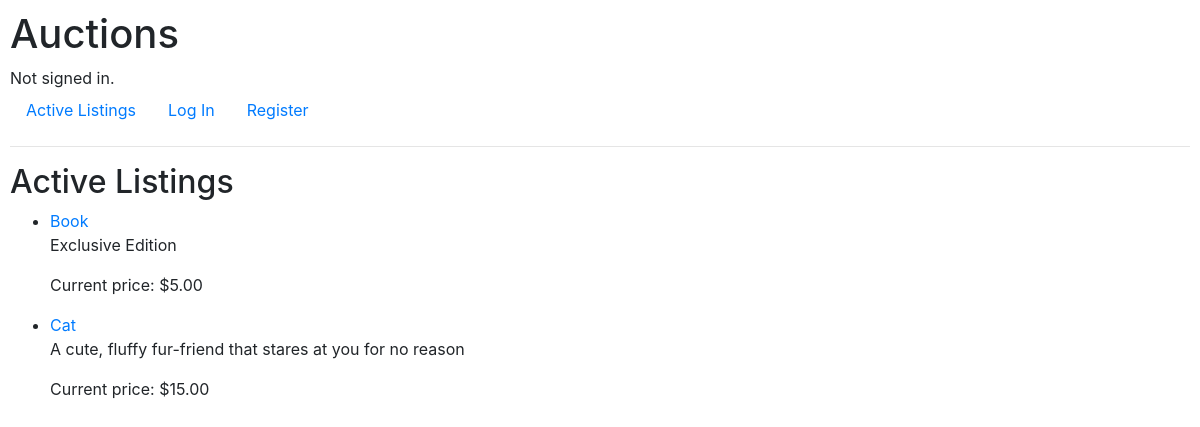
The app's page /, older data.
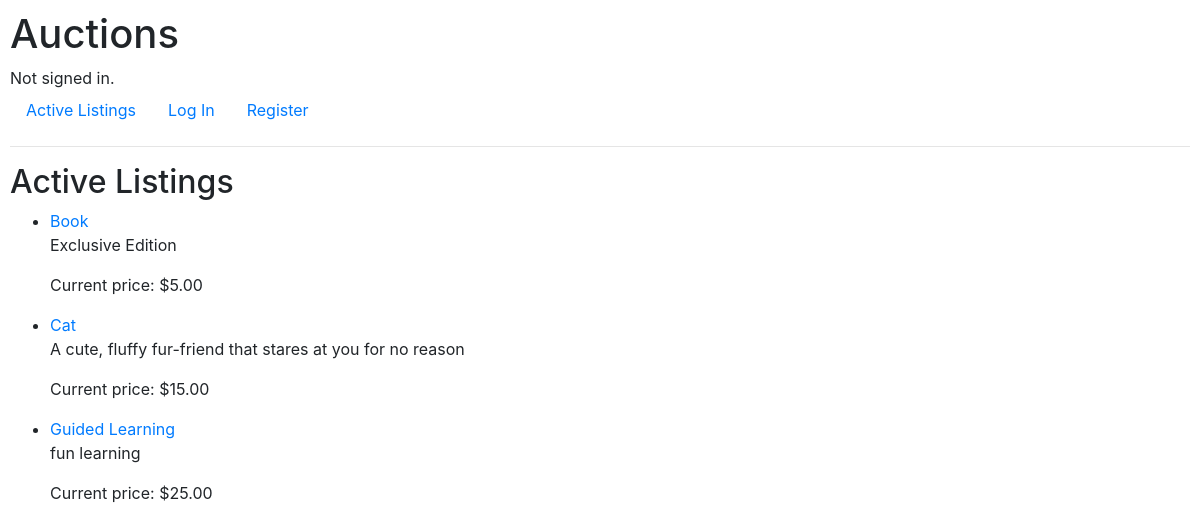
The same page, newer data.
### auctions/models.py (models this page shows, shortened)
class Listing(models.Model):
    title = models.CharField(max_length=64)
    description = models.TextField()
    starting_bid = models.DecimalField(max_digits=10, decimal_places=2)
    image_url = models.URLField(blank=True, null=True)
    category = models.CharField(max_length=64, blank=True, null=True)
    created_at = models.DateTimeField(auto_now_add=True)
    updated_at = models.DateTimeField(auto_now=True)
    is_active = models.BooleanField(default=True)
    owner = models.ForeignKey(User, on_delete=models.CASCADE, related_name="listings")
    winner = models.ForeignKey(User, on_delete=models.SET_NULL, related_name="won_listings", blank=True, null=True)
    def current_highest_bid(self):
        highest = self.bids.order_by('-amount', '-created_at').first()
        return highest.amount if highest else self.starting_bid

class Bid(models.Model):
    amount = models.DecimalField(max_digits=10, decimal_places=2)
    bidder = models.ForeignKey(User, on_delete=models.CASCADE, related_name="bids")
    listing = models.ForeignKey(Listing, on_delete=models.CASCADE, related_name="bids")
    created_at = models.DateTimeField(auto_now_add=True)

### auctions/views.py (the view)
# urls.py: path("", views.index, name="index"),
def index(request):
    listings = Listing.objects.filter(is_active=True)
    watchlist_ids = set()
    if request.user.is_authenticated:
        watchlist_ids = set(request.user.watchlist.values_list("listing_id", flat=True))
    return render(request, "auctions/index.html", {
        "listings": listings,
        "comments": Comment.objects.all(),
        "watchlist_ids": watchlist_ids
    })

### auctions/templates/auctions/index.html (shortened to what this page needs)
{% extends "auctions/layout.html" %}
{% block body %}
    <h2>Active Listings</h2>
    <ul>
        {% for listing in listings %}
            <li>
                <a href="{% url 'listing' listing.id %}">{{ listing.title }}</a>
                <p>{{ listing.description }}</p>
                <p>Current price: ${{ listing.current_highest_bid }}</p>
            </li>
        {% empty %}
            <li>No active listings available.</li>
        {% endfor %}
    </ul>
{% endblock %}

### auctions/templates/auctions/layout.html (shortened to what this page needs)
{% load static %}
<!DOCTYPE html>
<html lang="en">
    <head>
        <link rel="stylesheet" href="https://stackpath.bootstrapcdn.com/bootstrap/4.4.1/css/bootstrap.min.css">
        <link href="{% static 'auctions/styles.css' %}" rel="stylesheet">
    </head>
    <body>
        <h1>Auctions</h1>
        <div>
            {% if user.is_authenticated %}
                Signed in as <strong>{{ user.username }}</strong>.
            {% else %}
                Not signed in.
            {% endif %}
        </div>
        <ul class="nav">
            <li class="nav-item">
                <a class="nav-link" href="{% url 'index' %}">Active Listings</a>
            </li>
            {% if user.is_authenticated %}
            <li class="nav-item">
                <a class="nav-link" href="{% url 'watchlist' %}">Watchlist</a>
            </li>
            <li class="nav-item">
                <a class="nav-link" href="{% url 'create_listing' %}">Create Listing</a>
            </li>
            <li class="nav-item">
                <a class="nav-link" href="{% url 'categories' %}">Categories</a>
            </li>
                <li class="nav-item">
                    <a class="nav-link" href="{% url 'logout' %}">Log Out</a>
                </li>
            {% else %}
                <li class="nav-item">
                    <a class="nav-link" href="{% url 'login' %}">Log In</a>
                </li>
                <li class="nav-item">
                    <a class="nav-link" href="{% url 'register' %}">Register</a>
                </li>
            {% endif %}
        </ul>
        <hr>
        {% block body %}
        {% endblock %}
    </body>
</html>

### auctions/static/auctions/styles.css (style rules this page uses)
body { padding: 10px; }

Row changes from the older to the newer data that the page shows:
added Listing: title "Guided Learning", description "fun learning", current_highest_bid "25.00"
